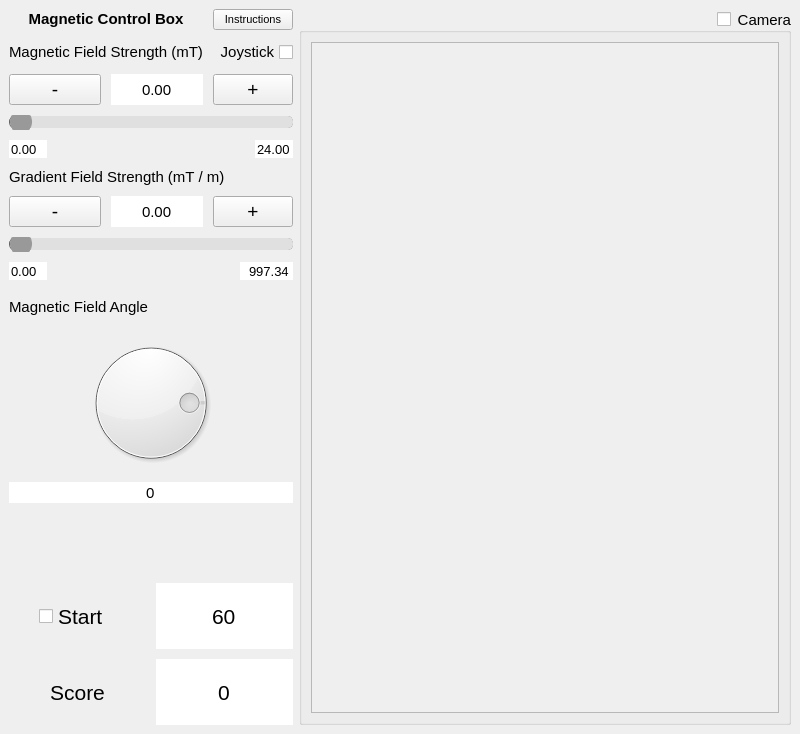
<?xml version="1.0" encoding="UTF-8"?>
<ui version="4.0">
 <class>MainWindow</class>
 <widget class="QMainWindow" name="MainWindow">
  <property name="geometry">
   <rect>
    <x>0</x>
    <y>0</y>
    <width>800</width>
    <height>734</height>
   </rect>
  </property>
  <property name="windowTitle">
   <string>MainWindow</string>
  </property>
  <widget class="QWidget" name="centralwidget">
   <layout class="QHBoxLayout" name="horizontalLayout" stretch="0,2">
    <item>
     <layout class="QVBoxLayout" name="verticalLayout_2" stretch="0,2,3,1,2">
      <property name="spacing">
       <number>10</number>
      </property>
      <item>
       <layout class="QHBoxLayout" name="horizontalLayout_2">
        <item>
         <widget class="QLabel" name="label_9">
          <property name="sizePolicy">
           <sizepolicy hsizetype="MinimumExpanding" vsizetype="Maximum">
            <horstretch>1</horstretch>
            <verstretch>1</verstretch>
           </sizepolicy>
          </property>
          <property name="font">
           <font>
            <pointsize>11</pointsize>
            <weight>75</weight>
            <bold>true</bold>
           </font>
          </property>
          <property name="text">
           <string>Magnetic Control Box</string>
          </property>
          <property name="alignment">
           <set>Qt::AlignCenter</set>
          </property>
         </widget>
        </item>
        <item>
         <widget class="QPushButton" name="InstructionsButton">
          <property name="sizePolicy">
           <sizepolicy hsizetype="Fixed" vsizetype="Fixed">
            <horstretch>0</horstretch>
            <verstretch>0</verstretch>
           </sizepolicy>
          </property>
          <property name="font">
           <font>
            <pointsize>8</pointsize>
           </font>
          </property>
          <property name="layoutDirection">
           <enum>Qt::RightToLeft</enum>
          </property>
          <property name="text">
           <string notr="true">Instructions</string>
          </property>
         </widget>
        </item>
       </layout>
      </item>
      <item>
       <layout class="QGridLayout" name="gridLayout_6" rowstretch="1,0,0,0,0,0,0,0" columnstretch="1,0,0">
        <item row="3" column="2">
         <widget class="QDoubleSpinBox" name="MaxB">
          <property name="sizePolicy">
           <sizepolicy hsizetype="Fixed" vsizetype="Fixed">
            <horstretch>0</horstretch>
            <verstretch>0</verstretch>
           </sizepolicy>
          </property>
          <property name="font">
           <font>
            <pointsize>10</pointsize>
           </font>
          </property>
          <property name="layoutDirection">
           <enum>Qt::RightToLeft</enum>
          </property>
          <property name="frame">
           <bool>false</bool>
          </property>
          <property name="alignment">
           <set>Qt::AlignRight|Qt::AlignTrailing|Qt::AlignVCenter</set>
          </property>
          <property name="readOnly">
           <bool>true</bool>
          </property>
          <property name="buttonSymbols">
           <enum>QAbstractSpinBox::NoButtons</enum>
          </property>
          <property name="value">
           <double>24.000000000000000</double>
          </property>
         </widget>
        </item>
        <item row="6" column="0" colspan="3">
         <widget class="QSlider" name="G_slider">
          <property name="enabled">
           <bool>false</bool>
          </property>
          <property name="styleSheet">
           <string notr="true">QSlider {
    background-color: transparent;
}

QSlider::groove:horizontal {
    border: 1px solid #666;
    height: 10px;
    background: #e0e0e0;
    border-radius: 5px;
}

QSlider::handle:horizontal {
    background: #999;  /* Lighter gray handle */
    border: 1px solid #999;
    width: 20px;
    height: 20px;
    margin: -6px 0;
    border-radius: 10px;
}

QSlider::handle:horizontal:hover {
    background: #777;  /* Slightly darker on hover */
    border: 1px solid #777;
}

QSlider::sub-page:horizontal {
    background: qlineargradient(spread:pad, x1:0, y1:0, x2:1, y2:0, 
                                stop:0 #b3d1ff, stop:1 #003366);  /* Light to dark blue */
    border-radius: 5px;
}

QSlider::add-page:horizontal {
    background: #e0e0e0;
    border-radius: 5px;
}
</string>
          </property>
          <property name="orientation">
           <enum>Qt::Horizontal</enum>
          </property>
         </widget>
        </item>
        <item row="0" column="0" colspan="2">
         <widget class="QLabel" name="label_6">
          <property name="sizePolicy">
           <sizepolicy hsizetype="MinimumExpanding" vsizetype="Maximum">
            <horstretch>1</horstretch>
            <verstretch>1</verstretch>
           </sizepolicy>
          </property>
          <property name="font">
           <font>
            <pointsize>11</pointsize>
           </font>
          </property>
          <property name="text">
           <string>Magnetic Field Strength (mT)</string>
          </property>
          <property name="alignment">
           <set>Qt::AlignLeading|Qt::AlignLeft|Qt::AlignVCenter</set>
          </property>
         </widget>
        </item>
        <item row="1" column="2">
         <widget class="QPushButton" name="pushButton_7">
          <property name="sizePolicy">
           <sizepolicy hsizetype="MinimumExpanding" vsizetype="Expanding">
            <horstretch>1</horstretch>
            <verstretch>2</verstretch>
           </sizepolicy>
          </property>
          <property name="font">
           <font>
            <pointsize>14</pointsize>
           </font>
          </property>
          <property name="text">
           <string>+</string>
          </property>
         </widget>
        </item>
        <item row="7" column="2">
         <widget class="QDoubleSpinBox" name="MaxG">
          <property name="sizePolicy">
           <sizepolicy hsizetype="Fixed" vsizetype="Fixed">
            <horstretch>0</horstretch>
            <verstretch>0</verstretch>
           </sizepolicy>
          </property>
          <property name="font">
           <font>
            <pointsize>10</pointsize>
           </font>
          </property>
          <property name="layoutDirection">
           <enum>Qt::RightToLeft</enum>
          </property>
          <property name="frame">
           <bool>false</bool>
          </property>
          <property name="alignment">
           <set>Qt::AlignRight|Qt::AlignTrailing|Qt::AlignVCenter</set>
          </property>
          <property name="readOnly">
           <bool>true</bool>
          </property>
          <property name="buttonSymbols">
           <enum>QAbstractSpinBox::NoButtons</enum>
          </property>
          <property name="maximum">
           <double>1000.000000000000000</double>
          </property>
          <property name="value">
           <double>997.340000000000032</double>
          </property>
         </widget>
        </item>
        <item row="1" column="1">
         <widget class="QDoubleSpinBox" name="B_spinbox">
          <property name="sizePolicy">
           <sizepolicy hsizetype="MinimumExpanding" vsizetype="Expanding">
            <horstretch>1</horstretch>
            <verstretch>2</verstretch>
           </sizepolicy>
          </property>
          <property name="font">
           <font>
            <pointsize>11</pointsize>
           </font>
          </property>
          <property name="mouseTracking">
           <bool>false</bool>
          </property>
          <property name="tabletTracking">
           <bool>false</bool>
          </property>
          <property name="focusPolicy">
           <enum>Qt::WheelFocus</enum>
          </property>
          <property name="layoutDirection">
           <enum>Qt::LeftToRight</enum>
          </property>
          <property name="wrapping">
           <bool>false</bool>
          </property>
          <property name="frame">
           <bool>false</bool>
          </property>
          <property name="alignment">
           <set>Qt::AlignCenter</set>
          </property>
          <property name="readOnly">
           <bool>false</bool>
          </property>
          <property name="buttonSymbols">
           <enum>QAbstractSpinBox::NoButtons</enum>
          </property>
          <property name="accelerated">
           <bool>false</bool>
          </property>
          <property name="showGroupSeparator" stdset="0">
           <bool>true</bool>
          </property>
          <property name="maximum">
           <double>24.000000000000000</double>
          </property>
         </widget>
        </item>
        <item row="0" column="2">
         <widget class="QCheckBox" name="JoystickCheckbox">
          <property name="font">
           <font>
            <pointsize>11</pointsize>
           </font>
          </property>
          <property name="layoutDirection">
           <enum>Qt::RightToLeft</enum>
          </property>
          <property name="text">
           <string>Joystick</string>
          </property>
         </widget>
        </item>
        <item row="5" column="1">
         <widget class="QDoubleSpinBox" name="G_spinbox">
          <property name="sizePolicy">
           <sizepolicy hsizetype="MinimumExpanding" vsizetype="Expanding">
            <horstretch>1</horstretch>
            <verstretch>2</verstretch>
           </sizepolicy>
          </property>
          <property name="font">
           <font>
            <pointsize>11</pointsize>
           </font>
          </property>
          <property name="mouseTracking">
           <bool>false</bool>
          </property>
          <property name="tabletTracking">
           <bool>false</bool>
          </property>
          <property name="focusPolicy">
           <enum>Qt::WheelFocus</enum>
          </property>
          <property name="layoutDirection">
           <enum>Qt::LeftToRight</enum>
          </property>
          <property name="autoFillBackground">
           <bool>false</bool>
          </property>
          <property name="wrapping">
           <bool>false</bool>
          </property>
          <property name="frame">
           <bool>false</bool>
          </property>
          <property name="alignment">
           <set>Qt::AlignCenter</set>
          </property>
          <property name="buttonSymbols">
           <enum>QAbstractSpinBox::NoButtons</enum>
          </property>
          <property name="accelerated">
           <bool>false</bool>
          </property>
          <property name="showGroupSeparator" stdset="0">
           <bool>false</bool>
          </property>
         </widget>
        </item>
        <item row="3" column="0">
         <widget class="QDoubleSpinBox" name="MinB">
          <property name="sizePolicy">
           <sizepolicy hsizetype="Fixed" vsizetype="Fixed">
            <horstretch>0</horstretch>
            <verstretch>0</verstretch>
           </sizepolicy>
          </property>
          <property name="font">
           <font>
            <pointsize>10</pointsize>
           </font>
          </property>
          <property name="frame">
           <bool>false</bool>
          </property>
          <property name="readOnly">
           <bool>true</bool>
          </property>
          <property name="buttonSymbols">
           <enum>QAbstractSpinBox::NoButtons</enum>
          </property>
         </widget>
        </item>
        <item row="5" column="0">
         <widget class="QPushButton" name="pushButton_5">
          <property name="sizePolicy">
           <sizepolicy hsizetype="MinimumExpanding" vsizetype="Expanding">
            <horstretch>1</horstretch>
            <verstretch>2</verstretch>
           </sizepolicy>
          </property>
          <property name="font">
           <font>
            <pointsize>14</pointsize>
           </font>
          </property>
          <property name="text">
           <string>-</string>
          </property>
         </widget>
        </item>
        <item row="2" column="0" colspan="3">
         <widget class="QSlider" name="B_slider">
          <property name="enabled">
           <bool>false</bool>
          </property>
          <property name="sizePolicy">
           <sizepolicy hsizetype="Minimum" vsizetype="Fixed">
            <horstretch>0</horstretch>
            <verstretch>0</verstretch>
           </sizepolicy>
          </property>
          <property name="styleSheet">
           <string notr="true">QSlider {
    background-color: transparent;
}

QSlider::groove:horizontal {
    border: 1px solid #666;
    height: 10px;
    background: #e0e0e0;
    border-radius: 5px;
}

QSlider::handle:horizontal {
    background: #999;  /* Lighter gray handle */
    border: 1px solid #999;
    width: 20px;
    height: 20px;
    margin: -6px 0;
    border-radius: 10px;
}

QSlider::handle:horizontal:hover {
    background: #777;  /* Slightly darker on hover */
    border: 1px solid #777;
}

QSlider::sub-page:horizontal {
    background: qlineargradient(spread:pad, x1:0, y1:0, x2:1, y2:0, 
                                stop:0 #b3d1ff, stop:1 #003366);  /* Light to dark blue */
    border-radius: 5px;
}

QSlider::add-page:horizontal {
    background: #e0e0e0;
    border-radius: 5px;
}
</string>
          </property>
          <property name="orientation">
           <enum>Qt::Horizontal</enum>
          </property>
         </widget>
        </item>
        <item row="1" column="0">
         <widget class="QPushButton" name="pushButton_8">
          <property name="sizePolicy">
           <sizepolicy hsizetype="MinimumExpanding" vsizetype="Expanding">
            <horstretch>1</horstretch>
            <verstretch>2</verstretch>
           </sizepolicy>
          </property>
          <property name="font">
           <font>
            <pointsize>14</pointsize>
           </font>
          </property>
          <property name="text">
           <string>-</string>
          </property>
         </widget>
        </item>
        <item row="5" column="2">
         <widget class="QPushButton" name="pushButton_6">
          <property name="sizePolicy">
           <sizepolicy hsizetype="MinimumExpanding" vsizetype="Expanding">
            <horstretch>1</horstretch>
            <verstretch>2</verstretch>
           </sizepolicy>
          </property>
          <property name="font">
           <font>
            <pointsize>14</pointsize>
           </font>
          </property>
          <property name="text">
           <string>+</string>
          </property>
         </widget>
        </item>
        <item row="4" column="0" colspan="3">
         <widget class="QLabel" name="label_5">
          <property name="sizePolicy">
           <sizepolicy hsizetype="MinimumExpanding" vsizetype="Maximum">
            <horstretch>1</horstretch>
            <verstretch>1</verstretch>
           </sizepolicy>
          </property>
          <property name="font">
           <font>
            <pointsize>11</pointsize>
           </font>
          </property>
          <property name="text">
           <string>Gradient Field Strength (mT / m)</string>
          </property>
          <property name="alignment">
           <set>Qt::AlignLeading|Qt::AlignLeft|Qt::AlignVCenter</set>
          </property>
         </widget>
        </item>
        <item row="7" column="0">
         <widget class="QDoubleSpinBox" name="MinG">
          <property name="sizePolicy">
           <sizepolicy hsizetype="Fixed" vsizetype="Fixed">
            <horstretch>0</horstretch>
            <verstretch>0</verstretch>
           </sizepolicy>
          </property>
          <property name="font">
           <font>
            <pointsize>10</pointsize>
           </font>
          </property>
          <property name="frame">
           <bool>false</bool>
          </property>
          <property name="readOnly">
           <bool>true</bool>
          </property>
          <property name="buttonSymbols">
           <enum>QAbstractSpinBox::NoButtons</enum>
          </property>
         </widget>
        </item>
       </layout>
      </item>
      <item>
       <layout class="QVBoxLayout" name="verticalLayout" stretch="0,4,0">
        <item>
         <widget class="QLabel" name="label_4">
          <property name="sizePolicy">
           <sizepolicy hsizetype="MinimumExpanding" vsizetype="MinimumExpanding">
            <horstretch>1</horstretch>
            <verstretch>1</verstretch>
           </sizepolicy>
          </property>
          <property name="font">
           <font>
            <pointsize>11</pointsize>
           </font>
          </property>
          <property name="text">
           <string>Magnetic Field Angle</string>
          </property>
          <property name="alignment">
           <set>Qt::AlignLeading|Qt::AlignLeft|Qt::AlignVCenter</set>
          </property>
         </widget>
        </item>
        <item>
         <widget class="QDial" name="theta_dial">
          <property name="maximum">
           <number>359</number>
          </property>
          <property name="value">
           <number>269</number>
          </property>
          <property name="sliderPosition">
           <number>269</number>
          </property>
          <property name="tracking">
           <bool>true</bool>
          </property>
          <property name="orientation">
           <enum>Qt::Horizontal</enum>
          </property>
          <property name="invertedAppearance">
           <bool>false</bool>
          </property>
          <property name="invertedControls">
           <bool>false</bool>
          </property>
          <property name="wrapping">
           <bool>true</bool>
          </property>
          <property name="notchTarget">
           <double>0.000000000000000</double>
          </property>
          <property name="notchesVisible">
           <bool>false</bool>
          </property>
         </widget>
        </item>
        <item>
         <widget class="QSpinBox" name="theta_spinbox">
          <property name="font">
           <font>
            <pointsize>11</pointsize>
           </font>
          </property>
          <property name="frame">
           <bool>false</bool>
          </property>
          <property name="alignment">
           <set>Qt::AlignCenter</set>
          </property>
          <property name="readOnly">
           <bool>false</bool>
          </property>
          <property name="buttonSymbols">
           <enum>QAbstractSpinBox::NoButtons</enum>
          </property>
          <property name="maximum">
           <number>359</number>
          </property>
         </widget>
        </item>
       </layout>
      </item>
      <item>
       <spacer name="verticalSpacer_2">
        <property name="orientation">
         <enum>Qt::Vertical</enum>
        </property>
        <property name="sizeHint" stdset="0">
         <size>
          <width>20</width>
          <height>40</height>
         </size>
        </property>
       </spacer>
      </item>
      <item>
       <layout class="QGridLayout" name="gridLayout">
        <item row="0" column="1">
         <widget class="QSpinBox" name="GameTimer">
          <property name="sizePolicy">
           <sizepolicy hsizetype="MinimumExpanding" vsizetype="MinimumExpanding">
            <horstretch>0</horstretch>
            <verstretch>0</verstretch>
           </sizepolicy>
          </property>
          <property name="font">
           <font>
            <pointsize>16</pointsize>
           </font>
          </property>
          <property name="frame">
           <bool>false</bool>
          </property>
          <property name="alignment">
           <set>Qt::AlignCenter</set>
          </property>
          <property name="buttonSymbols">
           <enum>QAbstractSpinBox::NoButtons</enum>
          </property>
          <property name="value">
           <number>60</number>
          </property>
         </widget>
        </item>
        <item row="0" column="0" alignment="Qt::AlignHCenter">
         <widget class="QCheckBox" name="StartButton">
          <property name="sizePolicy">
           <sizepolicy hsizetype="MinimumExpanding" vsizetype="MinimumExpanding">
            <horstretch>0</horstretch>
            <verstretch>0</verstretch>
           </sizepolicy>
          </property>
          <property name="font">
           <font>
            <pointsize>16</pointsize>
           </font>
          </property>
          <property name="text">
           <string>Start </string>
          </property>
         </widget>
        </item>
        <item row="1" column="1">
         <widget class="QSpinBox" name="ScoreSpinbox">
          <property name="sizePolicy">
           <sizepolicy hsizetype="MinimumExpanding" vsizetype="MinimumExpanding">
            <horstretch>0</horstretch>
            <verstretch>0</verstretch>
           </sizepolicy>
          </property>
          <property name="font">
           <font>
            <pointsize>16</pointsize>
           </font>
          </property>
          <property name="frame">
           <bool>false</bool>
          </property>
          <property name="alignment">
           <set>Qt::AlignCenter</set>
          </property>
          <property name="buttonSymbols">
           <enum>QAbstractSpinBox::NoButtons</enum>
          </property>
         </widget>
        </item>
        <item row="1" column="0">
         <widget class="QLabel" name="label">
          <property name="sizePolicy">
           <sizepolicy hsizetype="MinimumExpanding" vsizetype="MinimumExpanding">
            <horstretch>0</horstretch>
            <verstretch>0</verstretch>
           </sizepolicy>
          </property>
          <property name="font">
           <font>
            <pointsize>16</pointsize>
           </font>
          </property>
          <property name="text">
           <string>Score</string>
          </property>
          <property name="alignment">
           <set>Qt::AlignCenter</set>
          </property>
         </widget>
        </item>
       </layout>
      </item>
     </layout>
    </item>
    <item>
     <widget class="QGroupBox" name="CameraCheckbox">
      <property name="font">
       <font>
        <pointsize>11</pointsize>
       </font>
      </property>
      <property name="title">
       <string>Camera</string>
      </property>
      <property name="alignment">
       <set>Qt::AlignRight|Qt::AlignTrailing|Qt::AlignVCenter</set>
      </property>
      <property name="checkable">
       <bool>true</bool>
      </property>
      <property name="checked">
       <bool>false</bool>
      </property>
      <layout class="QGridLayout" name="gridLayout_3">
       <item row="0" column="0">
        <widget class="QGraphicsView" name="CamView">
         <property name="sizePolicy">
          <sizepolicy hsizetype="Expanding" vsizetype="Expanding">
           <horstretch>2</horstretch>
           <verstretch>2</verstretch>
          </sizepolicy>
         </property>
        </widget>
       </item>
      </layout>
     </widget>
    </item>
   </layout>
  </widget>
 </widget>
 <resources/>
 <connections>
  <connection>
   <sender>pushButton_7</sender>
   <signal>clicked()</signal>
   <receiver>B_spinbox</receiver>
   <slot>stepUp()</slot>
   <hints>
    <hint type="sourcelabel">
     <x>212</x>
     <y>85</y>
    </hint>
    <hint type="destinationlabel">
     <x>164</x>
     <y>85</y>
    </hint>
   </hints>
  </connection>
  <connection>
   <sender>pushButton_8</sender>
   <signal>clicked()</signal>
   <receiver>B_spinbox</receiver>
   <slot>stepDown()</slot>
   <hints>
    <hint type="sourcelabel">
     <x>81</x>
     <y>95</y>
    </hint>
    <hint type="destinationlabel">
     <x>162</x>
     <y>92</y>
    </hint>
   </hints>
  </connection>
  <connection>
   <sender>pushButton_6</sender>
   <signal>clicked()</signal>
   <receiver>G_spinbox</receiver>
   <slot>stepUp()</slot>
   <hints>
    <hint type="sourcelabel">
     <x>226</x>
     <y>208</y>
    </hint>
    <hint type="destinationlabel">
     <x>116</x>
     <y>208</y>
    </hint>
   </hints>
  </connection>
  <connection>
   <sender>pushButton_5</sender>
   <signal>clicked()</signal>
   <receiver>G_spinbox</receiver>
   <slot>stepDown()</slot>
   <hints>
    <hint type="sourcelabel">
     <x>89</x>
     <y>202</y>
    </hint>
    <hint type="destinationlabel">
     <x>173</x>
     <y>203</y>
    </hint>
   </hints>
  </connection>
 </connections>
</ui>
